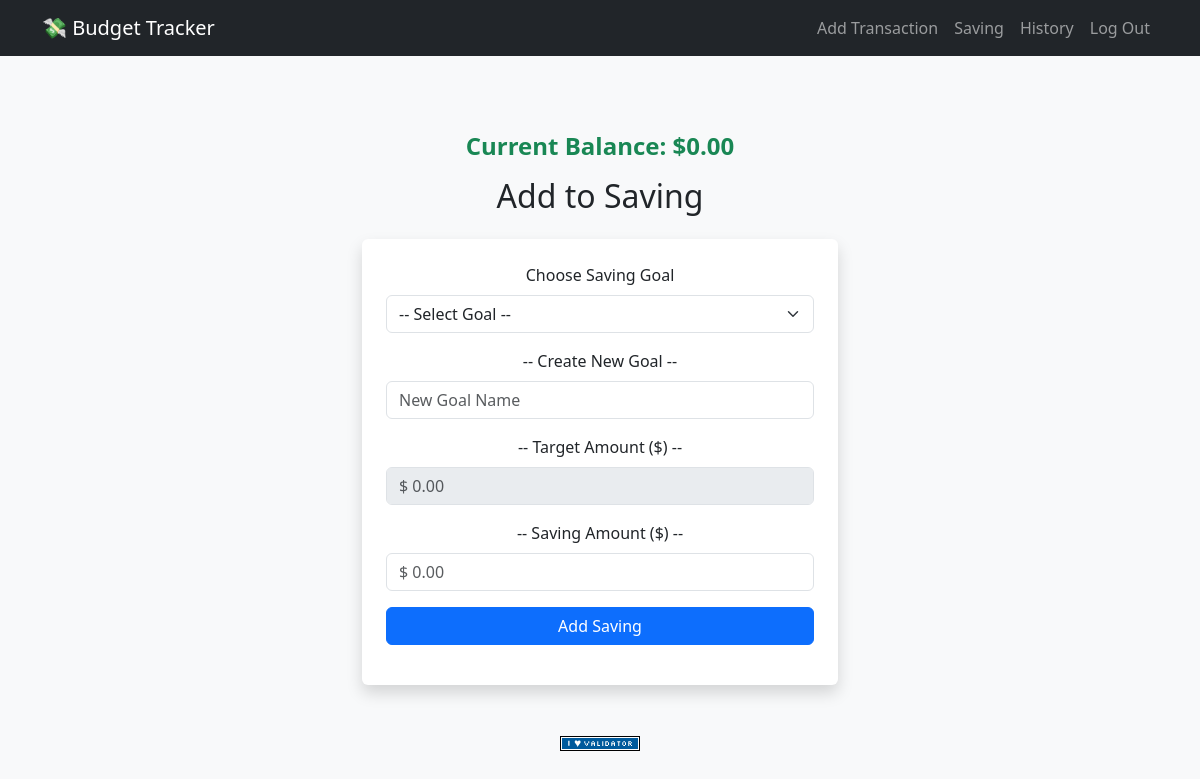
/saving (signed in), run on an earlier commit of the app's database.
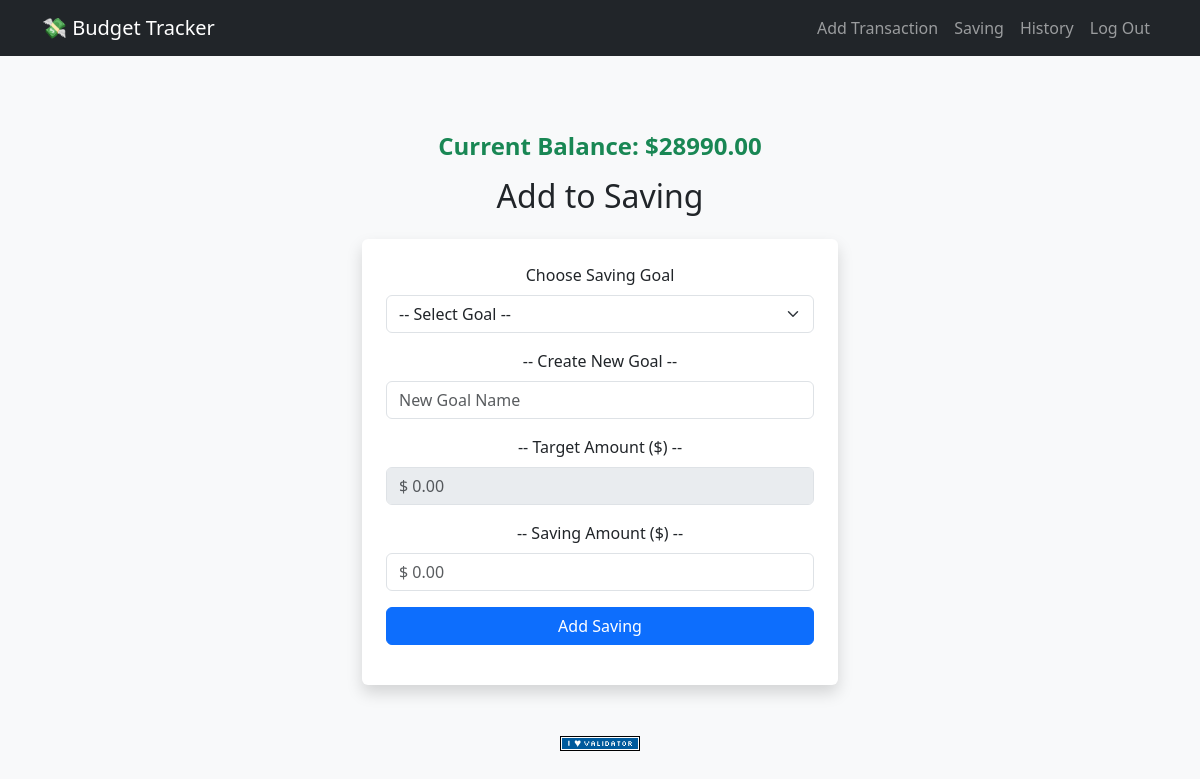
And on a later commit of the database.
### tables this page shows
CREATE TABLE balances(
user_id INTEGER PRIMARY KEY,
balance NUMERIC NOT NULL DEFAULT 0,
FOREIGN KEY(user_id) REFERENCES users(id)
);

### app.py (the view)
@app.route("/saving", methods=["GET", "POST"])
@login_required
def saving():
    if request.method == "POST":
        goal_id = request.form.get("goal_id")
        new_goal = request.form.get("new_goal")
        target_amount = request.form.get("target_amount")
        amount = request.form.get("amount")
        if goal_id and new_goal:
            return apology("Choose only one goal option.")
        if not goal_id and not new_goal:
            return apology("Please choose one goal option.")
        try:
            amount = float(amount)
            if amount < 0:
                return apology("Invalid amount!")
        except ValueError:
            return apology("Please enter numeric amount.")
        if new_goal:
            if not target_amount:
                return apology("Please set a target amount.")
            try:
                target_amount = float(target_amount)
            except ValueError:
                return apology("Invalid target amount.")
            db.execute(
                "INSERT INTO saving_goals (user_id, name, target, saved) VALUES (?, ?, ?, ?)", session["user_id"], new_goal, target_amount, 0
            )
            goal_id = db.execute(
                "SELECT id FROM saving_goals WHERE user_id = ? AND name = ?", session["user_id"], new_goal
            )[0]["id"]
        balance_row = db.execute(
            "SELECT balance FROM balances WHERE user_id = ?", session["user_id"]
        )
        current_balance = balance_row[0]["balance"]
        if amount > current_balance:
            return apology("Not enough balance for saving.")
        already_saved = db.execute("SELECT saved FROM saving_goals WHERE id = ?", goal_id)[0]["saved"]
        target = db.execute("SELECT target FROM saving_goals WHERE id = ?", goal_id)[0]["target"]
        if target < (already_saved + amount):
            return apology("You're saving more than target amount.")
        db.execute(
            "UPDATE balances SET balance = balance - ? WHERE user_id = ?", amount, session["user_id"]
        )
        db.execute(
            "UPDATE saving_goals SET saved = saved + ? WHERE id = ? AND user_id = ?", amount, goal_id, session["user_id"]
        )
        db.execute(
            "INSERT INTO saving_deposits (user_id, goal_id, amount) VALUES (?, ?, ?)", session["user_id"], goal_id, amount
        )
        flash("Saving added successfully!")
        return redirect("/saving")
    else:
        goals = db.execute(
            "SELECT * FROM saving_goals WHERE user_id = ?", session["user_id"]
        )
        balance_row = db.execute(
            "SELECT balance FROM balances WHERE user_id = ?", session["user_id"]
        )
        current_balance = balance_row[0]["balance"]
        return render_template("saving.html", goals = goals, balance = current_balance)

### app.py (called while the page is built)
@app.after_request
def after_request(response):
    response.headers["Cache-Control"] = "no-cache, no-store, must-revalidate"
    response.headers["Expires"] = 0
    response.headers["Pragma"] = "no-cache"
    return response

def login_required(f):
    @wraps(f)
    def decorated_function(*args, **kwargs):
        if session.get("user_id") is None:
            return redirect("/login")
        return f(*args, **kwargs)
    return decorated_function

### templates/saving.html (shortened to what this page needs)
{% extends "layout.html" %}
{% block main %}
<div class="container mt-4" style="max-width: 500px;">
    <h4 class="text-center mb-3 text-success fw-bold">
        Current Balance: ${{ "%.2f"|format(balance) }}
    </h4>
    <h2 class="text-centerl mb-4">Add to Saving</h2>
    <form action="/saving" method="post" class="p-4 bg-white shadow rounded">
         <div class="mb-3">
            <label class="form-label">Choose Saving Goal</label>
            <select name="goal_id" id="goal_id" class="form-select">
                <option value="" selected disabled>-- Select Goal --</option>
            </select>
         </div>
         <div class="mb-3">
            <label class="form-label">-- Create New Goal --</label>
            <input class="form-control" name="new_goal" id="new_goal" autocomplete="off" placeholder="New Goal Name" type="text">
         </div>
          <div class="mb-3">
            <label class="form-label">-- Target Amount ($) --</label>
            <input class="form-control" name="target_amount" id="target_amount" step="0.01" autocomplete="off" placeholder="$ 0.00" disabled type="number">
          </div>
          <div class="mb-3">
            <label class="form-label">-- Saving Amount ($) --</label>
            <input class="form-control" name="amount" id="amount" step="0.01" autocomplete="off" placeholder="$ 0.00" type="number" required>
          </div>
          <div class="mb-3">
            <button class="btn btn-primary w-100">Add Saving</button>
          </div>
    </form>
</div>
{% endblock %}

What changed in the data, as far as the page shows it:
now on this page (row edited): balances: balance "28990.00"
Also different on the page:
{{ "%.2f"|format(balance) }}: "0.00" → (not shown)
